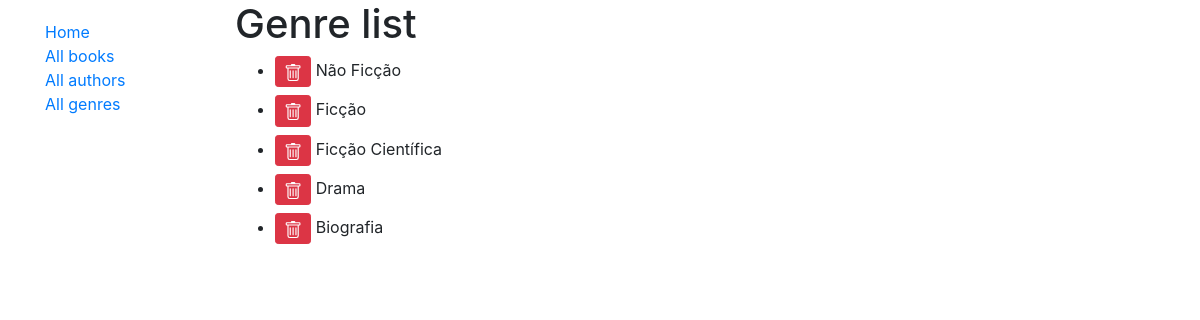
The page /catalog/genres/ on the database its author committed.
### catalog/models.py (models this page shows, shortened)
class Genre(models.Model):
    name = models.CharField(max_length=200)
    def get_delete_url(self):
        return reverse('genre_delete', args=[str(self.id)])

### catalog/views.py (the view)
# urls.py: path('genres/', views.GenreListView.as_view(), name='genres'),
class GenreListView(generic.ListView):
    model = Genre

### catalog/templates/catalog/genre_list.html (shortened to what this page needs)
{% extends "base_generic.html" %}
{% block content %}
  <h1>Genre list</h1>
  {% if genre_list %}
  <ul>
    {% for genre in genre_list %}
      <li class="my-2">
        <a class="btn btn-sm btn-danger" href="{{ genre.get_delete_url }}">
        </a>
        <span>{{ genre.name}}</span>
      </li>
    {% endfor %}
  </ul>
  {% else %}
    <p>There are no genres in the catalog.</p>
  {% endif %}
{% endblock %}

### rows shown on the page
Genre: name "Não Ficção"
Genre: name "Ficção"
Genre: name "Ficção Científica"
Genre: name "Drama"
Genre: name "Biografia"
